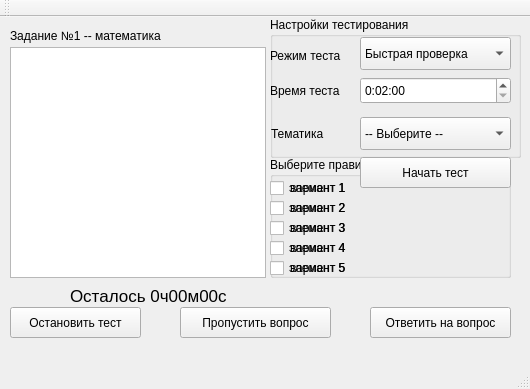
<?xml version="1.0" encoding="UTF-8"?>
<ui version="4.0">
 <class>MainWindow</class>
 <widget class="QMainWindow" name="MainWindow">
  <property name="geometry">
   <rect>
    <x>0</x>
    <y>0</y>
    <width>530</width>
    <height>389</height>
   </rect>
  </property>
  <property name="windowTitle">
   <string>Демонстрация адаптивного тестирования</string>
  </property>
  <widget class="QWidget" name="centralWidget">
   <widget class="QGroupBox" name="groupBox_TestSettings">
    <property name="geometry">
     <rect>
      <x>270</x>
      <y>0</y>
      <width>251</width>
      <height>141</height>
     </rect>
    </property>
    <property name="title">
     <string>Настройки тестирования</string>
    </property>
    <property name="flat">
     <bool>false</bool>
    </property>
    <widget class="QLabel" name="label_TestMode">
     <property name="geometry">
      <rect>
       <x>0</x>
       <y>30</y>
       <width>81</width>
       <height>17</height>
      </rect>
     </property>
     <property name="text">
      <string>Режим теста</string>
     </property>
    </widget>
    <widget class="QComboBox" name="comboBox_TestMode">
     <property name="geometry">
      <rect>
       <x>90</x>
       <y>20</y>
       <width>151</width>
       <height>33</height>
      </rect>
     </property>
     <item>
      <property name="text">
       <string>Быстрая проверка</string>
      </property>
     </item>
     <item>
      <property name="text">
       <string>Детальная проверка</string>
      </property>
     </item>
     <item>
      <property name="text">
       <string>Жёсткая проверка</string>
      </property>
     </item>
    </widget>
    <widget class="QLabel" name="label_FullTime">
     <property name="geometry">
      <rect>
       <x>0</x>
       <y>65</y>
       <width>81</width>
       <height>17</height>
      </rect>
     </property>
     <property name="text">
      <string>Время теста</string>
     </property>
    </widget>
    <widget class="QTimeEdit" name="timeEdit_FullTime">
     <property name="geometry">
      <rect>
       <x>90</x>
       <y>60</y>
       <width>151</width>
       <height>27</height>
      </rect>
     </property>
     <property name="displayFormat">
      <string>H:mm:ss</string>
     </property>
     <property name="time">
      <time>
       <hour>0</hour>
       <minute>2</minute>
       <second>0</second>
      </time>
     </property>
    </widget>
    <widget class="QLabel" name="label_Theme">
     <property name="geometry">
      <rect>
       <x>1</x>
       <y>108</y>
       <width>59</width>
       <height>17</height>
      </rect>
     </property>
     <property name="text">
      <string>Тематика</string>
     </property>
    </widget>
    <widget class="QComboBox" name="comboBox_TestTheme">
     <property name="geometry">
      <rect>
       <x>90</x>
       <y>100</y>
       <width>151</width>
       <height>33</height>
      </rect>
     </property>
     <item>
      <property name="text">
       <string>-- Выберите --</string>
      </property>
     </item>
     <item>
      <property name="text">
       <string>математика</string>
      </property>
     </item>
     <item>
      <property name="text">
       <string>программирование на Си</string>
      </property>
     </item>
     <item>
      <property name="text">
       <string>алгоритмы и структуры данных</string>
      </property>
     </item>
    </widget>
   </widget>
   <widget class="QPushButton" name="pushButton_StopTest">
    <property name="geometry">
     <rect>
      <x>10</x>
      <y>290</y>
      <width>131</width>
      <height>31</height>
     </rect>
    </property>
    <property name="text">
     <string>Остановить тест</string>
    </property>
   </widget>
   <widget class="QLabel" name="label_TimeLeft">
    <property name="geometry">
     <rect>
      <x>70</x>
      <y>270</y>
      <width>171</width>
      <height>17</height>
     </rect>
    </property>
    <property name="font">
     <font>
      <pointsize>13</pointsize>
     </font>
    </property>
    <property name="text">
     <string>Осталось 0ч00м00с</string>
    </property>
   </widget>
   <widget class="QPushButton" name="pushButton_Response">
    <property name="geometry">
     <rect>
      <x>370</x>
      <y>290</y>
      <width>141</width>
      <height>31</height>
     </rect>
    </property>
    <property name="text">
     <string>Ответить на вопрос</string>
    </property>
   </widget>
   <widget class="QPushButton" name="pushButton_Skip">
    <property name="geometry">
     <rect>
      <x>180</x>
      <y>290</y>
      <width>151</width>
      <height>31</height>
     </rect>
    </property>
    <property name="text">
     <string>Пропустить вопрос</string>
    </property>
   </widget>
   <widget class="QTextBrowser" name="textBrowser">
    <property name="geometry">
     <rect>
      <x>10</x>
      <y>30</y>
      <width>256</width>
      <height>231</height>
     </rect>
    </property>
   </widget>
   <widget class="QLabel" name="label_Task">
    <property name="geometry">
     <rect>
      <x>10</x>
      <y>10</y>
      <width>251</width>
      <height>17</height>
     </rect>
    </property>
    <property name="text">
     <string>Задание №1 -- математика</string>
    </property>
   </widget>
   <widget class="QGroupBox" name="groupBox_Answers">
    <property name="geometry">
     <rect>
      <x>270</x>
      <y>140</y>
      <width>241</width>
      <height>121</height>
     </rect>
    </property>
    <property name="title">
     <string>Выберите правильный ответ</string>
    </property>
    <widget class="QRadioButton" name="radioButton_answer1">
     <property name="geometry">
      <rect>
       <x>0</x>
       <y>20</y>
       <width>105</width>
       <height>22</height>
      </rect>
     </property>
     <property name="text">
      <string>вариант 1</string>
     </property>
    </widget>
    <widget class="QRadioButton" name="radioButton_answer2">
     <property name="geometry">
      <rect>
       <x>0</x>
       <y>40</y>
       <width>105</width>
       <height>22</height>
      </rect>
     </property>
     <property name="text">
      <string>вариант 2</string>
     </property>
    </widget>
    <widget class="QRadioButton" name="radioButton_answer3">
     <property name="geometry">
      <rect>
       <x>0</x>
       <y>60</y>
       <width>105</width>
       <height>22</height>
      </rect>
     </property>
     <property name="text">
      <string>вариант 3</string>
     </property>
    </widget>
    <widget class="QRadioButton" name="radioButton_answer4">
     <property name="geometry">
      <rect>
       <x>0</x>
       <y>80</y>
       <width>105</width>
       <height>22</height>
      </rect>
     </property>
     <property name="text">
      <string>вариант 4</string>
     </property>
    </widget>
    <widget class="QRadioButton" name="radioButton_answer5">
     <property name="geometry">
      <rect>
       <x>0</x>
       <y>100</y>
       <width>105</width>
       <height>22</height>
      </rect>
     </property>
     <property name="text">
      <string>вариант 5</string>
     </property>
    </widget>
    <widget class="QCheckBox" name="checkBox_elem1">
     <property name="geometry">
      <rect>
       <x>0</x>
       <y>20</y>
       <width>111</width>
       <height>22</height>
      </rect>
     </property>
     <property name="text">
      <string>элемент 1</string>
     </property>
    </widget>
    <widget class="QCheckBox" name="checkBox_elem2">
     <property name="geometry">
      <rect>
       <x>0</x>
       <y>40</y>
       <width>111</width>
       <height>22</height>
      </rect>
     </property>
     <property name="text">
      <string>элемент 2</string>
     </property>
    </widget>
    <widget class="QCheckBox" name="checkBox_elem3">
     <property name="geometry">
      <rect>
       <x>0</x>
       <y>60</y>
       <width>111</width>
       <height>22</height>
      </rect>
     </property>
     <property name="text">
      <string>элемент 3</string>
     </property>
    </widget>
    <widget class="QCheckBox" name="checkBox_elem4">
     <property name="geometry">
      <rect>
       <x>0</x>
       <y>80</y>
       <width>111</width>
       <height>22</height>
      </rect>
     </property>
     <property name="text">
      <string>элемент 4</string>
     </property>
    </widget>
    <widget class="QCheckBox" name="checkBox_elem5">
     <property name="geometry">
      <rect>
       <x>0</x>
       <y>100</y>
       <width>111</width>
       <height>22</height>
      </rect>
     </property>
     <property name="text">
      <string>элемент 5</string>
     </property>
    </widget>
    <widget class="QPushButton" name="pushButton_StartTest">
     <property name="geometry">
      <rect>
       <x>90</x>
       <y>0</y>
       <width>151</width>
       <height>31</height>
      </rect>
     </property>
     <property name="text">
      <string>Начать тест</string>
     </property>
     <property name="checkable">
      <bool>false</bool>
     </property>
    </widget>
   </widget>
  </widget>
  <widget class="QMenuBar" name="menuBar">
   <property name="geometry">
    <rect>
     <x>0</x>
     <y>0</y>
     <width>530</width>
     <height>27</height>
    </rect>
   </property>
  </widget>
  <widget class="QToolBar" name="mainToolBar">
   <attribute name="toolBarArea">
    <enum>TopToolBarArea</enum>
   </attribute>
   <attribute name="toolBarBreak">
    <bool>false</bool>
   </attribute>
  </widget>
  <widget class="QStatusBar" name="statusBar"/>
 </widget>
 <layoutdefault spacing="6" margin="11"/>
 <resources/>
 <connections/>
</ui>
